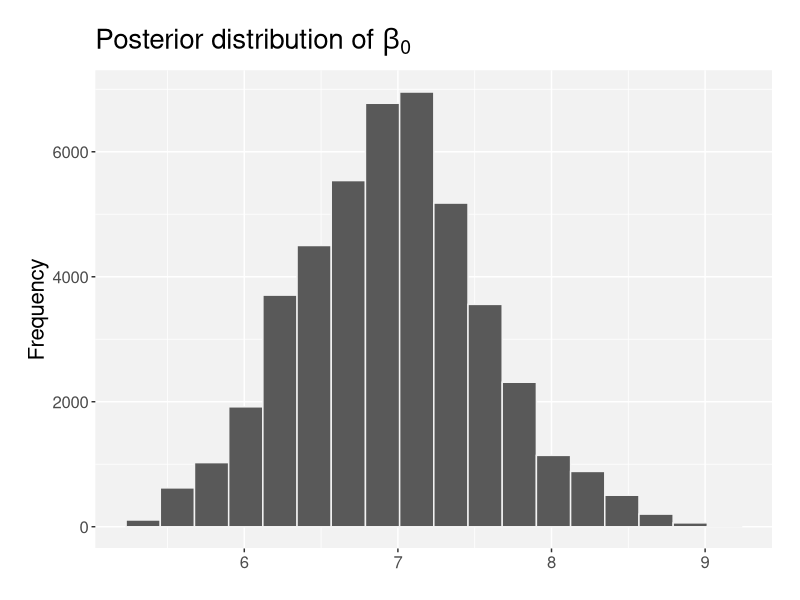
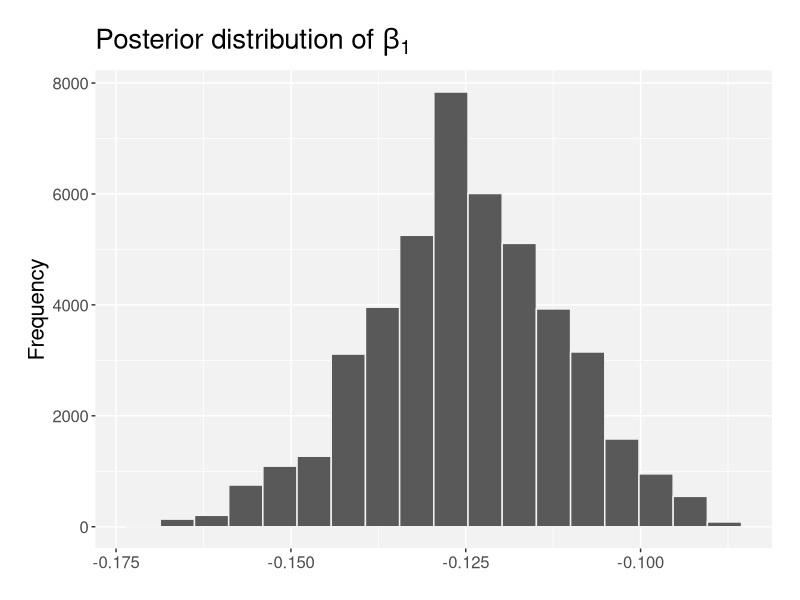

The R source for these figures, in order:
# 
# ST502 Project 2
# 
# This program uses a Markov Chain Monte Carlo sampling method to estimate the 
# parameters of a simple logistic regression model* and the sampling
# distributions of the parameters. At the end, we compare the results to the
# maximum likelihood fit. 
#
# * The logistic regression model aims to predict whether a field goal will be
# good or bad given the distance from which it was kicked. The data is from the
# 2008 NFL season.
# 
# Last edited: January 13, 2018 - Edited project description in header
# 





library(ggplot2)





# Expit function
  # 1 / (1 + exp(-beta0 - beta1*x))
  # x is the vector of values of the predictor variable
expit <- function(beta0, beta1, x) {
  # put x in matrix form (dimensions 2 x n)
  x <- cbind(rep(1, length(x)), x)
  # compute the expit function for the given beta and x
  return(1 / (1 + exp(-x %*% c(beta0, beta1))))
}





# Prior density function
  # beta1, beta2 ~ Normal
  # parameter beta is a vector in the form of (beta0, beta1)
  # the joint density is the product of the marginal densities
prior <- function(beta0, beta1) {
  return(prod(dnorm(c(beta0, beta1), mean=0, sd=10)))
}





# Likelihood function
  # y | beta0, beta1 ~ Bernoulli
  # parameter beta is a vector in the form of (beta0, beta1)
  # y is a vector of the observed values (0's for bad kicks and 1's for good kicks)
  # the joint density is the product of the marginal densities since observations are indep.
likelihood <- function(beta0, beta1, x, y) {
  return(prod(dbinom(y, prob=expit(beta0, beta1, x), size=1)))
}





# Function to generate values for the posterior distribution using MCMC sampling
  # x is a vector of predictor values
  # y is a vector of observed values
  # niter is the number of iterations
  # startvals is a vector in the form (beta0, beta1)
  # proposalsd is the sd of the jumping distribution
betasampler <- function(x, y, niter, startvals, proposalsd) {
  # Vectors to store sampled betas
  beta0 <- rep(0, niter)
  beta1 <- rep(0, niter)
  # Use the starting values as first beta0 and beta1
  beta0[1] <- startvals[1]
  beta1[1] <- startvals[2]
  # Loop through the desired number of iterations
  for(i in 2:niter) {
    # Temp values for beta
    # Start with beta0
    currentbeta0 <- beta0[i-1]
    currentbeta1 <- beta1[i-1]
    # Get the next random draw from the N(0, proposalsd^2) jumping distribution
    newbeta0 <- currentbeta0 + rnorm(1, 0, proposalsd)
    # Find r ratio
    r <- prior(beta0=newbeta0, beta1=currentbeta1) * likelihood(beta0=newbeta0, beta1=currentbeta1, x=x, y=y) /
      (prior(beta0=currentbeta0, beta1=currentbeta1) * likelihood(beta0=currentbeta0, beta1=currentbeta1, x=x, y=y))
    # Accept this value with prob. min(1, r)
    if(runif(1) < r) {
      beta0[i] <- newbeta0
    }
    else {
      beta0[i] <- currentbeta0
    } # end ifs
    
    # Repeat process above for beta1
    currentbeta0 <- beta0[i]
    newbeta1 <- currentbeta1 + rnorm(1, 0, proposalsd)
    r <- prior(beta0=currentbeta0, beta1=newbeta1) * likelihood(beta0=currentbeta0, beta1=newbeta1, x=x, y=y) /
      (prior(beta0=currentbeta0, beta1=currentbeta1) * likelihood(beta0=currentbeta0, beta1=currentbeta1, x=x, y=y))
    if(runif(1) < r) {
      beta1[i] <- newbeta1
    }
    else {
      beta1[i] <- currentbeta1
    } # end ifs
  } # end loop
  # Return the vector of theta values
  return(cbind(beta0, beta1))
} # end function




# Function for plotting and formatting histograms using ggplot2
histogram <- function(x) {
  ggplot(data.frame(x), aes(x)) + 
    geom_histogram(bins=18, col="gray95") +
    labs(x=NULL, y="Frequency") +
    theme(plot.title=element_text(size=20),
      axis.title=element_text(size=16), 
      axis.text=element_text(size=12), 
      panel.background=element_rect(fill="gray95"), 
      strip.background=element_rect(fill="white"),
      plot.margin=margin(20,20,20,20)) + 
    scale_fill_manual(palette)
}










# Read in NFL field goal data from the csv file
fgdata <- read.csv("nfl2008_fga.csv", header=TRUE)





# Approximate the posterior distribution of beta0 and beta1 using the MCMC sampling function
randomDraws <- betasampler(x=fgdata$distance, y=fgdata$GOOD, 
                           niter=50000, startvals=c(0,0), proposalsd=0.05)
burnin <- 5000
posterior_b0 <- randomDraws[-c(1:burnin), 1]
posterior_b1 <- randomDraws[-c(1:burnin), 2]

# Histograms showing the distributions of beta0 and beta1
histogram(posterior_b0) + 
  labs(title=expression(paste("Posterior distribution of ", beta[0])))
histogram(posterior_b1) + 
  labs(title=expression(paste("Posterior distribution of ", beta[1])))
# Estimates
mean(posterior_b0)
mean(posterior_b1)




# Fit a logistic regression model with GOOD as the response and distance as the predictor
mod <- glm(GOOD ~ distance, data=fgdata, family=binomial(link="logit"))
summary(mod)





